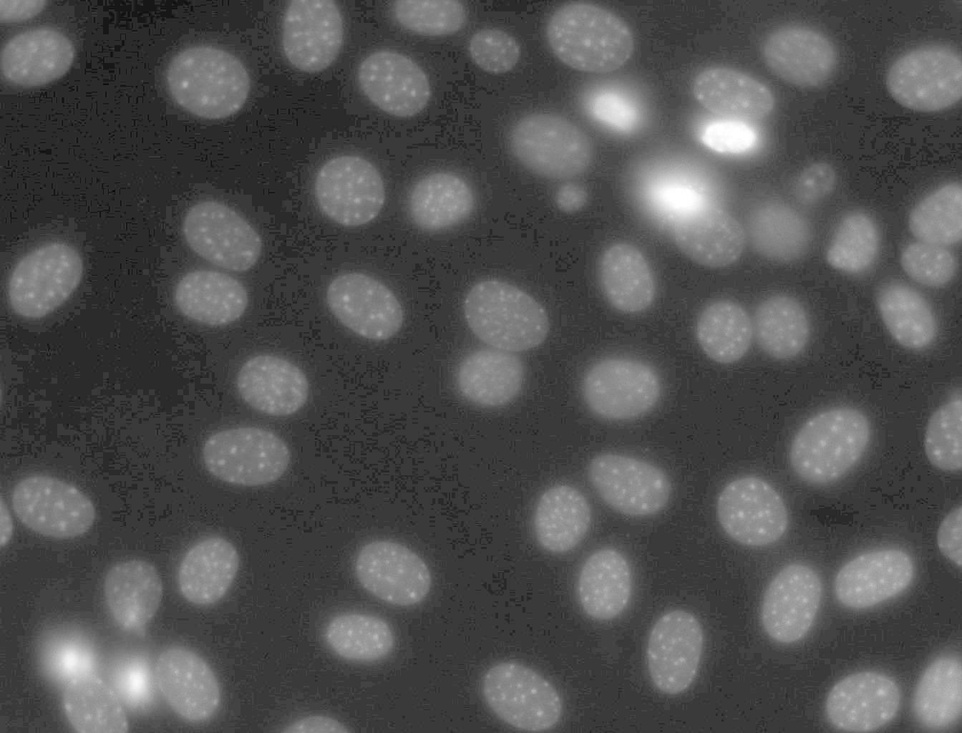
#> input picture public/files/talks/2014/09-tcmm2014/image_stretched.jpeg, 962 x 733 px, shrunk from 1344 x 1024 before the run
$ jupyter execute Demo_Threshold.ipynb   (shell and % lines are left out)   (older library calls are emulated)
#> lines starting #> are read from the running program, lines starting #| are printed output that depends on the picture; after the words box and inside, x2 and y2 are one past the last pixel; in counts of white or black regions, pixels touching at a corner belong together
[cell 1]
import mahotas as mh
from matplotlib import pyplot as plt
from IPython.html.widgets import interact

[cell 2]
im = mh.imread('image_stretched.jpeg')
#> im is the input picture: shape (733, 962, 3); min 6, max 255, mean 81

[cell 3]
plt.imshow(im)
#> (this line was passed over: IPython is not available in this run)
#> the sliders are set to sigma = 10.5

[cell 4]
@interact(sigma=(1.0,20.0))
def filter_threshold(sigma):
#> called with sigma = 10.5
    print("Called with sigma={}".format(sigma))
    imf = mh.gaussian_filter(im.mean(2), sigma)
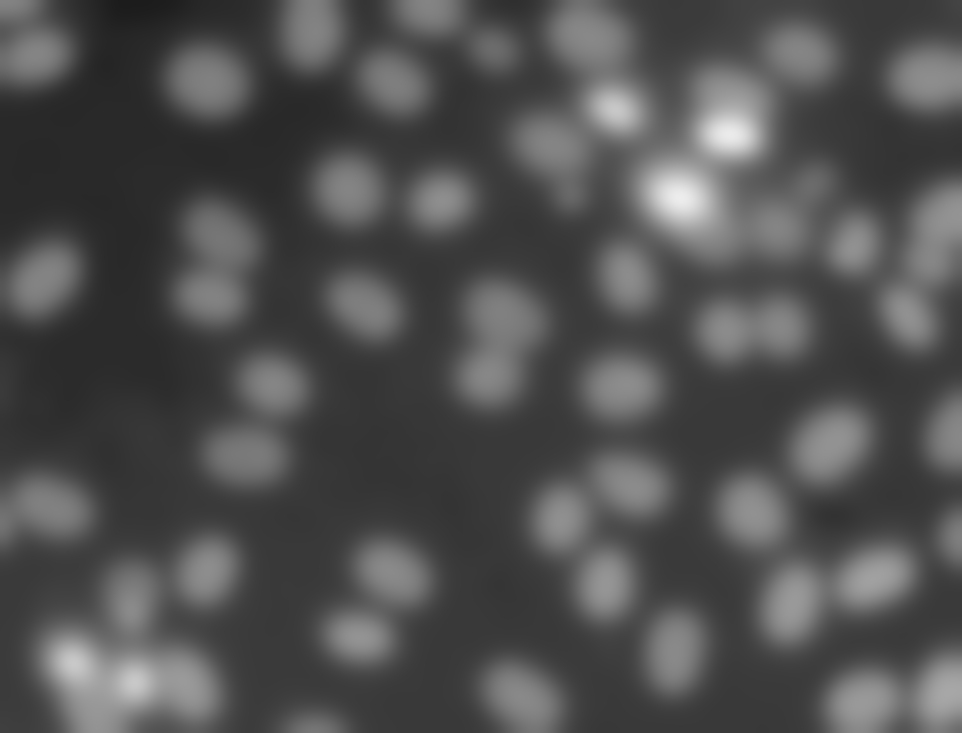
#> imf: shape (733, 962) float64; min 28.42, max 237.1, mean 81
    binary = (imf > imf.mean())
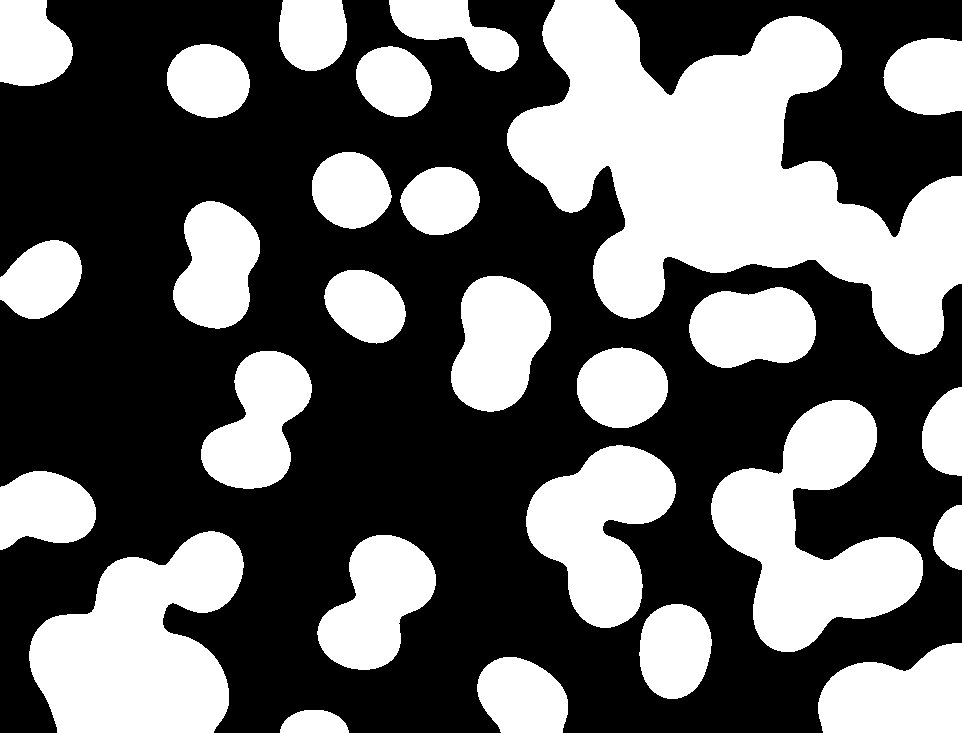
#> binary: shape (733, 962) bool; 39.5% white; 27 white regions, largest, box (x1, y1, x2, y2) and area: (507, 0, 962, 355) 78300, (29, 531, 244, 733) 28662, (711, 400, 923, 652) 25666
    labeled, _ = mh.label(binary)
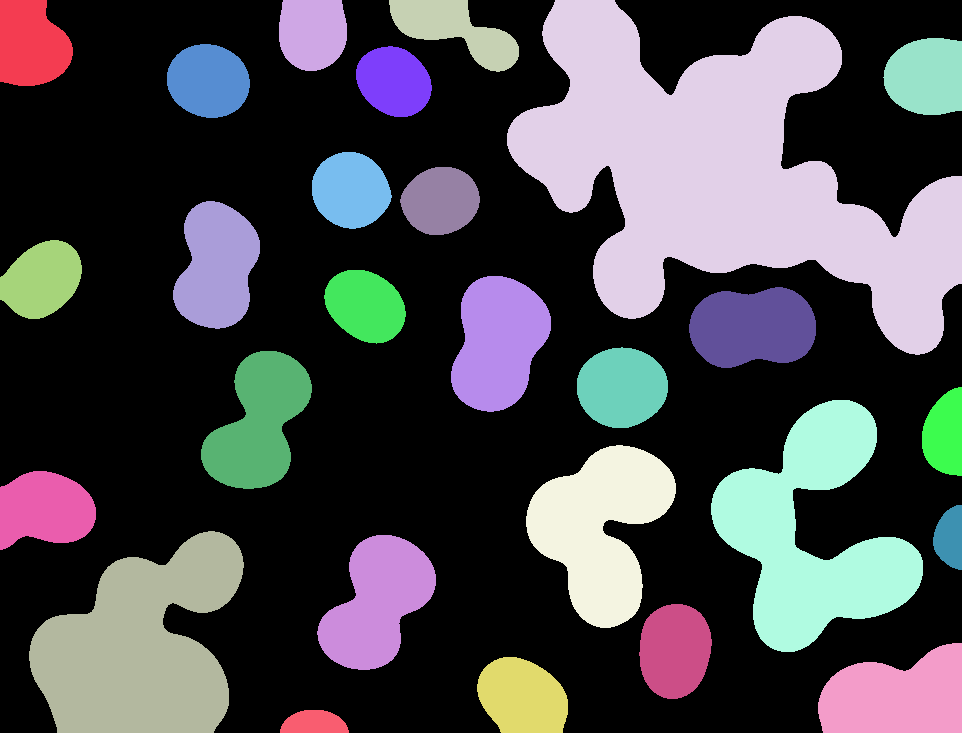
#> labeled: shape (733, 962) int32; 28 distinct labels, from 0 to 27; one colour per label, 0 black
    plt.imshow(labeled)
#> (this line was passed over: IPython is not available in this run)
    plt.jet()
#> (this line was passed over: IPython is not available in this run)
